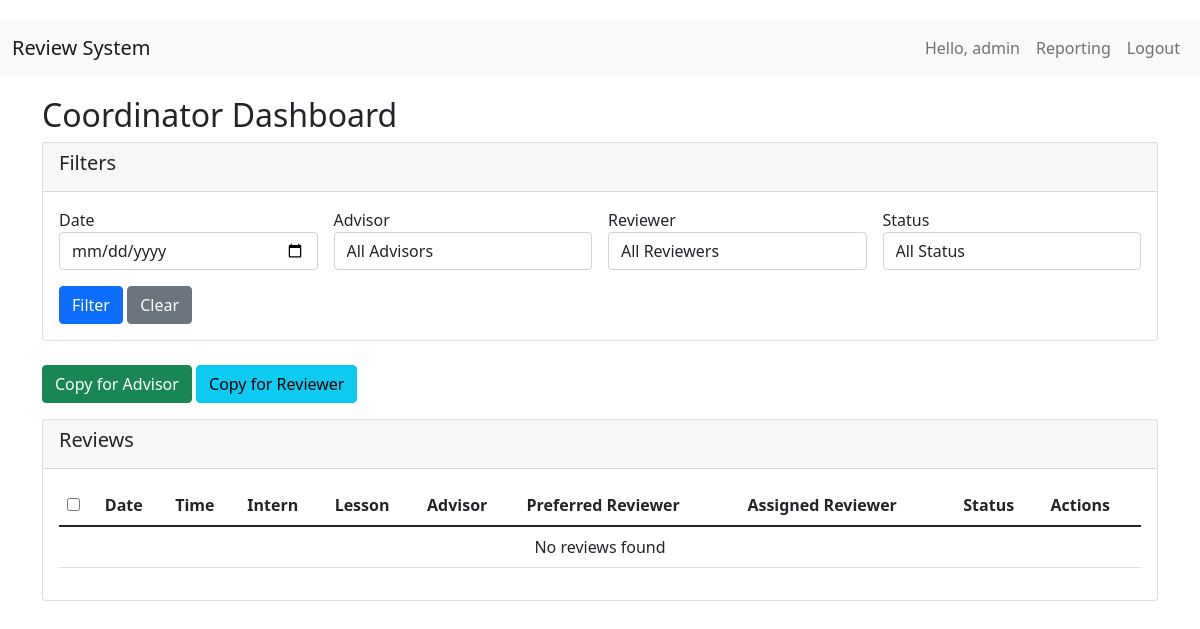
The app's page / (signed in), older data.
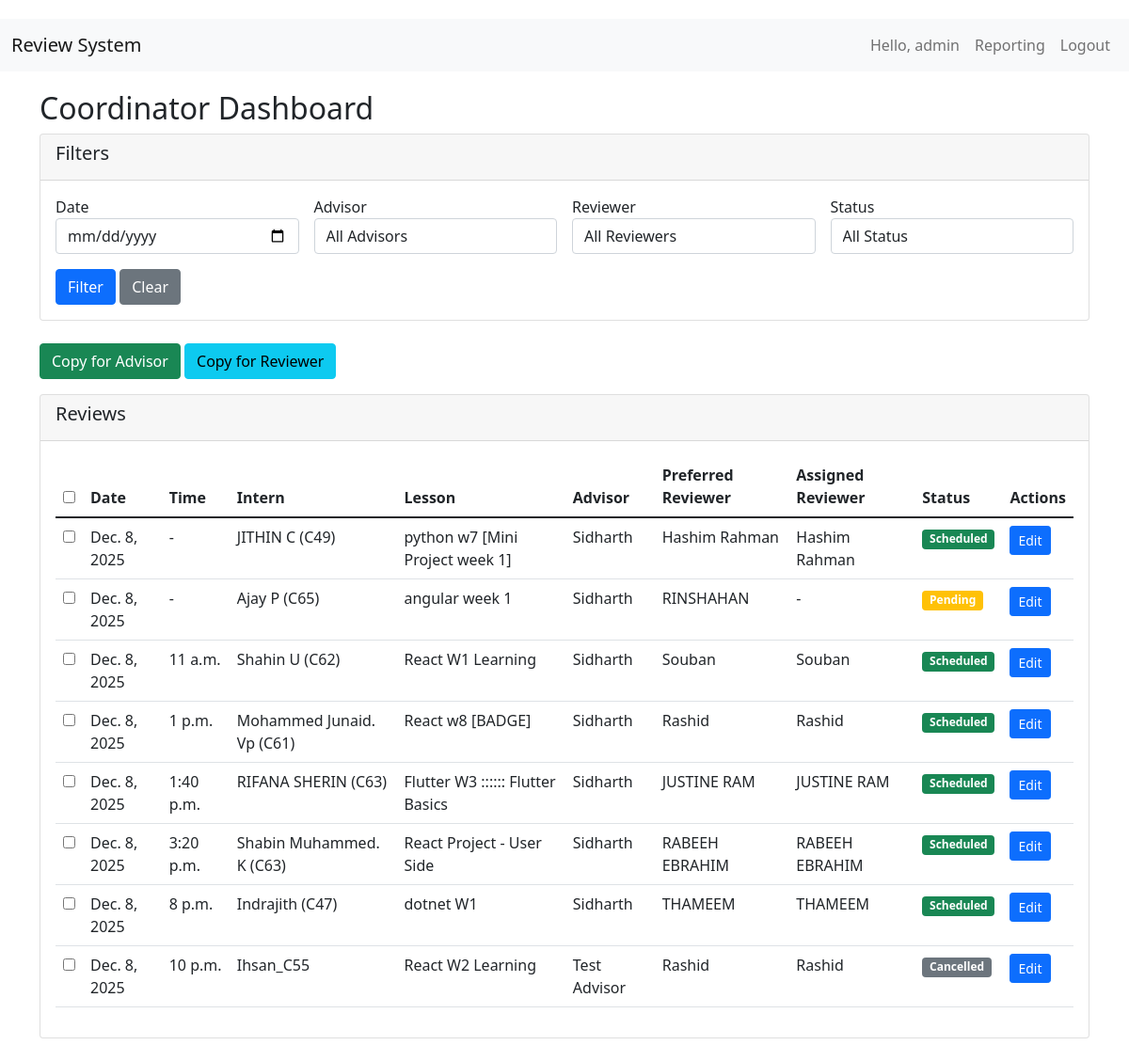
The same page, newer data.
### reviews/models.py (models this page shows, shortened)
class Review(models.Model):
    STATUS_CHOICES = [
        ('pending', 'Pending'),
        ('scheduled', 'Scheduled'),
        ('completed', 'Completed'),
        ('cancelled', 'Cancelled'),
    ]
    date = models.DateField()
    start_time = models.TimeField(null=True, blank=True)
    google_meet_link = models.URLField(blank=True)
    intern_name = models.CharField(max_length=100)
    lesson_name = models.CharField(max_length=200)
    preferred_reviewer = models.ForeignKey(Reviewer, on_delete=models.SET_NULL,
                                         null=True, blank=True, related_name='preferred_reviews')
    assigned_reviewer = models.ForeignKey(Reviewer, on_delete=models.SET_NULL,
                                        null=True, blank=True, related_name='assigned_reviews')
    status = models.CharField(max_length=20, choices=STATUS_CHOICES, default='pending')
    created_by = models.ForeignKey(User, on_delete=models.SET_NULL, null=True)
    created_at = models.DateTimeField(auto_now_add=True)
    class Meta:
        ordering = ['date', 'start_time']

class Reviewer(models.Model):
    name = models.CharField(max_length=100)
    stack = models.CharField(max_length=100, blank=True)

### reviews/views.py (the view)
# urls.py: path('', views.dashboard, name='dashboard'),
@login_required
def dashboard(request):
    if request.user.is_staff:
        return coordinator_dashboard(request)
    else:
        return advisor_dashboard(request)

### templates/coordinator/dashboard.html (shortened to what this page needs)
{% extends 'base.html' %}
{% block content %}
<div class="row mb-4">
    <div class="col-md-12">
        <h2>Coordinator Dashboard</h2>
        <div class="card mb-4">
            <div class="card-header">
                <h5>Filters</h5>
            </div>
            <div class="card-body">
                <form method="get" class="row g-3">
                    <div class="col-md-3">
                        <label>Date</label>
                        <input type="date" name="date" class="form-control" value="{{ date_filter }}">
                    </div>
                    <div class="col-md-3">
                        <label>Advisor</label>
                        <select name="advisor" class="form-control">
                            <option value="">All Advisors</option>
                        </select>
                    </div>
                    <div class="col-md-3">
                        <label>Reviewer</label>
                        <select name="reviewer" class="form-control">
                            <option value="">All Reviewers</option>
                        </select>
                    </div>
                    <div class="col-md-3">
                        <label>Status</label>
                        <select name="status" class="form-control">
                            <option value="">All Status</option>
                        </select>
                    </div>
                    <div class="col-12">
                        <button type="submit" class="btn btn-primary">Filter</button>
                        <a href="{% url 'dashboard' %}" class="btn btn-secondary">Clear</a>
                    </div>
                </form>
            </div>
        </div>
        <div class="mb-3">
            <button class="btn btn-success" onclick="copyToAdvisor()">Copy for Advisor</button>
            <button class="btn btn-info" onclick="copyToReviewer()">Copy for Reviewer</button>
        </div>
        <div class="card">
            <div class="card-header">
                <h5>Reviews</h5>
            </div>
            <div class="card-body">
                <table class="table table-hover">
                    <thead>
                        <tr>
                            <th><input type="checkbox" id="selectAll"></th>
                            <th>Date</th>
                            <th>Time</th>
                            <th>Intern</th>
                            <th>Lesson</th>
                            <th>Advisor</th>
                            <th>Preferred Reviewer</th>
                            <th>Assigned Reviewer</th>
                            <th>Status</th>
                            <th>Actions</th>
                        </tr>
                    </thead>
                    <tbody>
                        {% for review in reviews %}
                        <tr>
                            <td><input type="checkbox" class="review-check" value="{{ review.id }}"></td>
                            <td>{{ review.date }}</td>
                            <td>{{ review.start_time|default:"-" }}</td>
                            <td>{{ review.intern_name }}</td>
                            <td>{{ review.lesson_name }}</td>
                            <td>{{ review.created_by.first_name }} {{ review.created_by.last_name }}</td>
                            <td>{{ review.preferred_reviewer.name|default:"-" }}</td>
                            <td>{{ review.assigned_reviewer.name|default:"-" }}</td>
                            <td>
                                <span class="badge bg-{% if review.status == 'scheduled' %}success{% elif review.status == 'pending' %}warning{% elif review.status == 'completed' %}info{% else %}secondary{% endif %}">
                                    {{ review.get_status_display }}
                                </span>
                            </td>
                            <td>
                                <a href="{% url 'update_review' review.id %}" class="btn btn-sm btn-primary">Edit</a>
                            </td>
                        </tr>
                        {% empty %}
                        <tr>
                            <td colspan="10" class="text-center">No reviews found</td>
                        </tr>
                        {% endfor %}
                    </tbody>
                </table>
            </div>
        </div>
    </div>
</div>
{% endblock %}

### templates/base.html (shortened to what this page needs)
<!DOCTYPE html>
<html lang="en">
<head>
    <link href="https://cdn.jsdelivr.net/npm/bootstrap@5.1.3/dist/css/bootstrap.min.css" rel="stylesheet">
</head>
<body>
    <nav class="navbar navbar-expand-lg navbar-light bg-light">
        <div class="container-fluid">
            <a class="navbar-brand" href="{% url 'dashboard' %}">Review System</a>
            <div class="navbar-nav ms-auto ">
                {% if user.is_authenticated %}
                    <span class="nav-item nav-link">Hello, {{ user.first_name|default:user.username }}</span>
                    {% if user.is_staff %}
                        <a class="nav-link" href="{% url 'reporting' %}">Reporting</a>
                    {% endif %}
                    <a class="nav-link" href="{% url 'logout' %}">Logout</a>
                {% else %}
                    <a class="nav-link" href="{% url 'login' %}">Login</a>
                {% endif %}
            </div>
        </div>
    </nav>
    <div class="container">
        {% block content %}{% endblock %}
    </div>
</body>
</html>

### templates/base.html (style rules this page uses)
body { padding-top: 20px; background-image: url("https://www.wsupercars.com/wallpapers-regular/Porsche/2023-Porsche-911-GT3-RS-004-1080.jpg"); background-size: cover; background-position: center; background-repeat: no-repeat; }
.navbar { margin-bottom: 20px; }

Row changes from the older to the newer data that the page shows:
added Review: date "Dec. 8, 2025", start_time "-", intern_name "JITHIN C (C49)", lesson_name "python w7 [Mini Project week 1]", created_by.first_name "Sidharth", preferred_reviewer.name "Hashim Rahman", assigned_reviewer.name "Hashim Rahman", status "Scheduled"
added Review: date "Dec. 8, 2025", start_time "-", intern_name "Ajay P (C65)", lesson_name "angular week 1", created_by.first_name "Sidharth", preferred_reviewer.name "RINSHAHAN", assigned_reviewer.name "-", status "Pending"
added Review: date "Dec. 8, 2025", start_time "11 a.m.", intern_name "Shahin U (C62)", lesson_name "React W1 Learning", created_by.first_name "Sidharth", preferred_reviewer.name "Souban", assigned_reviewer.name "Souban", status "Scheduled"
added Review: date "Dec. 8, 2025", start_time "1 p.m.", intern_name "Mohammed Junaid. Vp (C61)", lesson_name "React w8 [BADGE]", created_by.first_name "Sidharth", preferred_reviewer.name "Rashid", assigned_reviewer.name "Rashid", status "Scheduled"
added Review: date "Dec. 8, 2025", start_time "1:40 p.m.", intern_name "RIFANA SHERIN (C63)", lesson_name "Flutter W3 :::::: Flutter Basics", created_by.first_name "Sidharth", preferred_reviewer.name "JUSTINE RAM", assigned_reviewer.name "JUSTINE RAM", status "Scheduled"
added Review: date "Dec. 8, 2025", start_time "3:20 p.m.", intern_name "Shabin Muhammed. K (C63)", lesson_name "React Project - User Side", created_by.first_name "Sidharth", preferred_reviewer.name "RABEEH EBRAHIM", assigned_reviewer.name "RABEEH EBRAHIM", status "Scheduled"
added Review: date "Dec. 8, 2025", start_time "8 p.m.", intern_name "Indrajith (C47)", lesson_name "dotnet W1", created_by.first_name "Sidharth", preferred_reviewer.name "THAMEEM", assigned_reviewer.name "THAMEEM", status "Scheduled"
added Review: date "Dec. 8, 2025", start_time "10 p.m.", intern_name "Ihsan_C55", lesson_name "React W2 Learning", created_by.first_name "Test", created_by.last_name "Advisor", preferred_reviewer.name "Rashid", assigned_reviewer.name "Rashid", status "Cancelled"
Text that changed along with them:
text no longer shown: "No reviews found"
